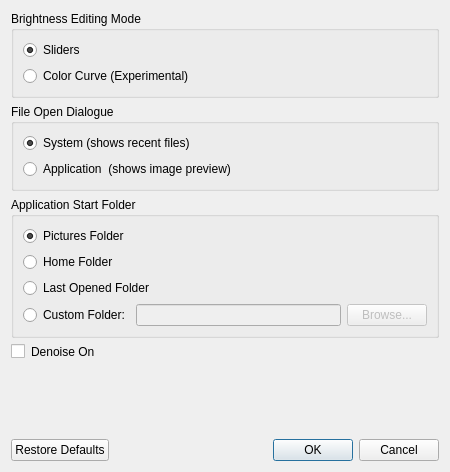
<?xml version="1.0" encoding="UTF-8"?>
<ui version="4.0">
 <class>PreferencesDialog</class>
 <widget class="QDialog" name="PreferencesDialog">
  <property name="geometry">
   <rect>
    <x>0</x>
    <y>0</y>
    <width>450</width>
    <height>472</height>
   </rect>
  </property>
  <property name="windowTitle">
   <string>Preferences</string>
  </property>
  <layout class="QVBoxLayout" name="verticalLayout_Main">
   <item>
    <widget class="QGroupBox" name="brightnessGroup">
     <property name="toolTip">
      <string>Tweak brightenss with sliders or curves</string>
     </property>
     <property name="title">
      <string>Brightness Editing Mode</string>
     </property>
     <layout class="QVBoxLayout" name="verticalLayout_Brightness">
      <item>
       <widget class="QRadioButton" name="slidersRadio">
        <property name="text">
         <string>Sliders</string>
        </property>
        <property name="checked">
         <bool>true</bool>
        </property>
       </widget>
      </item>
      <item>
       <widget class="QRadioButton" name="curveRadio">
        <property name="text">
         <string>Color Curve (Experimental)</string>
        </property>
       </widget>
      </item>
     </layout>
    </widget>
   </item>
   <item>
    <widget class="QGroupBox" name="fileOpenGroup">
     <property name="title">
      <string>File Open Dialogue</string>
     </property>
     <layout class="QVBoxLayout" name="verticalLayout_FileOpen">
      <item>
       <widget class="QRadioButton" name="systemRadio">
        <property name="text">
         <string>System (shows recent files)</string>
        </property>
        <property name="checked">
         <bool>true</bool>
        </property>
       </widget>
      </item>
      <item>
       <widget class="QRadioButton" name="appRadio">
        <property name="text">
         <string>Application  (shows image preview)</string>
        </property>
       </widget>
      </item>
     </layout>
    </widget>
   </item>
   <item>
    <widget class="QGroupBox" name="startFolderGroup">
     <property name="toolTip">
      <string> Start  Location for Image Browsing </string>
     </property>
     <property name="title">
      <string>Application Start Folder</string>
     </property>
     <layout class="QVBoxLayout" name="verticalLayout_StartFolder">
      <item>
       <widget class="QRadioButton" name="picturesRadio">
        <property name="text">
         <string>Pictures Folder</string>
        </property>
        <property name="checked">
         <bool>true</bool>
        </property>
       </widget>
      </item>
      <item>
       <widget class="QRadioButton" name="homeRadio">
        <property name="text">
         <string>Home Folder</string>
        </property>
       </widget>
      </item>
      <item>
       <widget class="QRadioButton" name="lastRadio">
        <property name="text">
         <string>Last Opened Folder</string>
        </property>
       </widget>
      </item>
      <item>
       <layout class="QHBoxLayout" name="horizontalLayout_Custom">
        <item>
         <widget class="QRadioButton" name="customRadio">
          <property name="text">
           <string>Custom Folder:</string>
          </property>
         </widget>
        </item>
        <item>
         <widget class="QLineEdit" name="customPathEdit">
          <property name="enabled">
           <bool>false</bool>
          </property>
          <property name="readOnly">
           <bool>true</bool>
          </property>
         </widget>
        </item>
        <item>
         <widget class="QPushButton" name="browseButton">
          <property name="enabled">
           <bool>false</bool>
          </property>
          <property name="text">
           <string>Browse...</string>
          </property>
         </widget>
        </item>
       </layout>
      </item>
     </layout>
    </widget>
   </item>
   <item>
    <widget class="QCheckBox" name="denoiseCheck">
     <property name="toolTip">
      <string> Activate denoising always? (slow)</string>
     </property>
     <property name="styleSheet">
      <string notr="true">border-color: rgb(88, 110, 117);</string>
     </property>
     <property name="text">
      <string>Denoise On</string>
     </property>
    </widget>
   </item>
   <item>
    <spacer name="verticalSpacer">
     <property name="orientation">
      <enum>Qt::Vertical</enum>
     </property>
     <property name="sizeHint" stdset="0">
      <size>
       <width>20</width>
       <height>40</height>
      </size>
     </property>
    </spacer>
   </item>
   <item>
    <widget class="QDialogButtonBox" name="buttonBox">
     <property name="orientation">
      <enum>Qt::Horizontal</enum>
     </property>
     <property name="standardButtons">
      <set>QDialogButtonBox::Cancel|QDialogButtonBox::Ok|QDialogButtonBox::RestoreDefaults</set>
     </property>
    </widget>
   </item>
  </layout>
 </widget>
 <resources/>
 <connections>
  <connection>
   <sender>buttonBox</sender>
   <signal>accepted()</signal>
   <receiver>PreferencesDialog</receiver>
   <slot>accept()</slot>
   <hints>
    <hint type="sourcelabel">
     <x>248</x>
     <y>254</y>
    </hint>
    <hint type="destinationlabel">
     <x>157</x>
     <y>274</y>
    </hint>
   </hints>
  </connection>
  <connection>
   <sender>buttonBox</sender>
   <signal>rejected()</signal>
   <receiver>PreferencesDialog</receiver>
   <slot>reject()</slot>
   <hints>
    <hint type="sourcelabel">
     <x>316</x>
     <y>260</y>
    </hint>
    <hint type="destinationlabel">
     <x>286</x>
     <y>274</y>
    </hint>
   </hints>
  </connection>
 </connections>
</ui>
